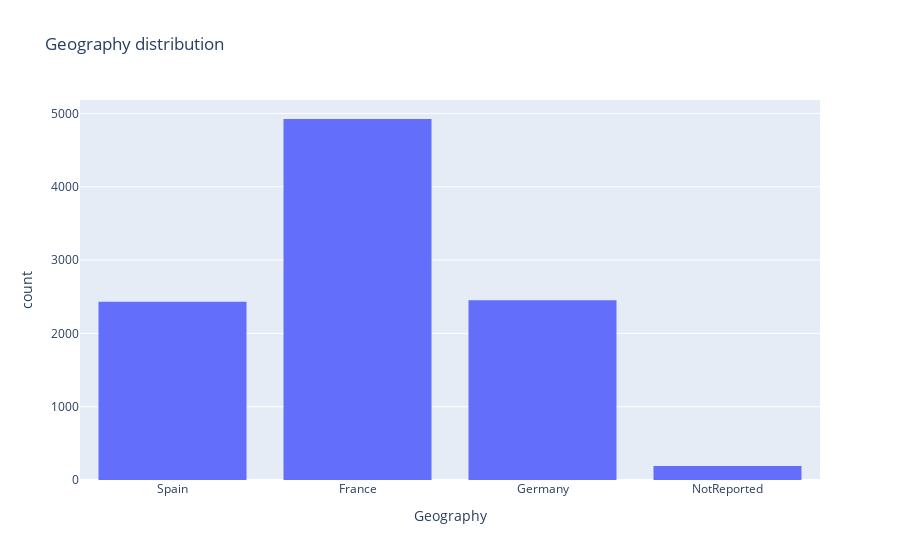

The cell this chart's notebook holds for it:
### Code cell
# i. Geography
geo_dist_fig_layout = {
    "title" : "Geography distribution", 
    "xaxis_title" : "Geography", 
    "yaxis_title" : "count"
}
geo_dist_fig = categorical_dist(
  df_bank,
  "Geography",
  geo_dist_fig_layout  
)

### Figure 1 — Plotly figure (JSON) as saved in the notebook; plotly's stock layout.template omitted (floating-point values rounded to 4 significant figures; data arrays with more than 128 entries replaced by an {"elided": "..."} marker saying what was removed)
{"data": [{"type": "histogram", "x": {"elided": "10000 str values"}}], "layout": {"title": {"text": "Geography distribution"}, "xaxis": {"title": {"text": "Geography"}}, "yaxis": {"title": {"text": "count"}}}}
